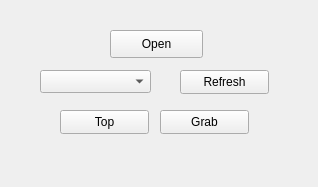
<?xml version="1.0" encoding="UTF-8"?>
<ui version="4.0">
 <class>MainWindow</class>
 <widget class="QWidget" name="MainWindow">
  <property name="geometry">
   <rect>
    <x>0</x>
    <y>0</y>
    <width>318</width>
    <height>187</height>
   </rect>
  </property>
  <property name="windowTitle">
   <string>MainWindow</string>
  </property>
  <widget class="QPushButton" name="grabButton">
   <property name="geometry">
    <rect>
     <x>160</x>
     <y>110</y>
     <width>89</width>
     <height>24</height>
    </rect>
   </property>
   <property name="text">
    <string>Grab</string>
   </property>
  </widget>
  <widget class="QComboBox" name="comboBox">
   <property name="geometry">
    <rect>
     <x>40</x>
     <y>70</y>
     <width>111</width>
     <height>23</height>
    </rect>
   </property>
  </widget>
  <widget class="QPushButton" name="refreshButton">
   <property name="geometry">
    <rect>
     <x>180</x>
     <y>70</y>
     <width>89</width>
     <height>24</height>
    </rect>
   </property>
   <property name="text">
    <string>Refresh</string>
   </property>
  </widget>
  <widget class="QPushButton" name="topButton">
   <property name="geometry">
    <rect>
     <x>60</x>
     <y>110</y>
     <width>89</width>
     <height>24</height>
    </rect>
   </property>
   <property name="text">
    <string>Top</string>
   </property>
  </widget>
  <widget class="QPushButton" name="openBtn">
   <property name="geometry">
    <rect>
     <x>110</x>
     <y>30</y>
     <width>93</width>
     <height>28</height>
    </rect>
   </property>
   <property name="text">
    <string>Open</string>
   </property>
  </widget>
 </widget>
 <resources/>
 <connections/>
</ui>
